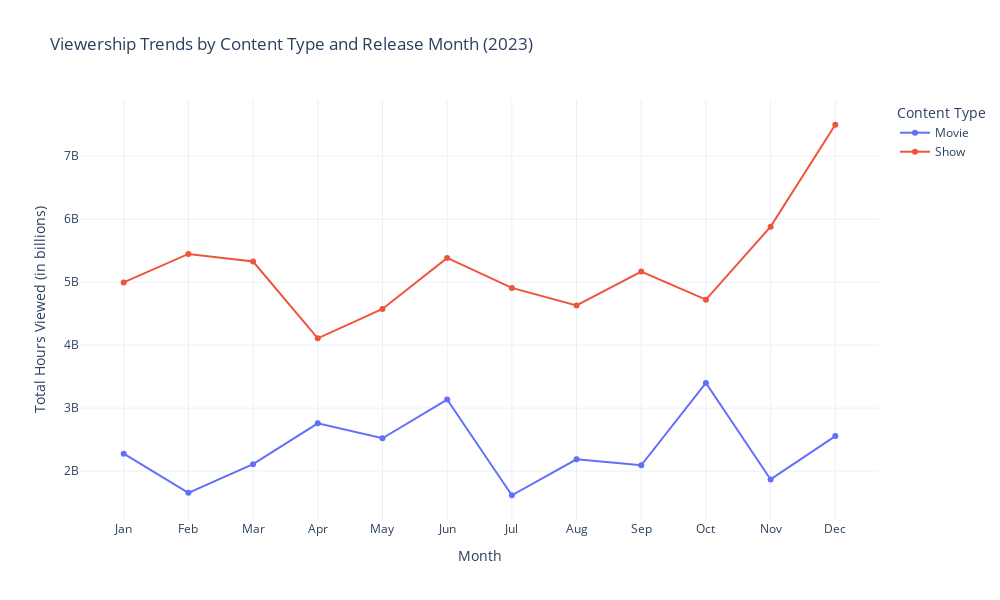

The notebook cell saved with this chart:
### Markdown cell above
## Visualizing trend between Movie And Show

### Code cell
monthly_viewership_by_type = df.pivot_table(index='Release Month',columns='Content Type',values='Hours Viewed',aggfunc='sum')

fig = go.Figure()

for content_type in monthly_viewership_by_type.columns:
    fig.add_trace(
        go.Scatter(
            x=monthly_viewership_by_type.index,
            y=monthly_viewership_by_type[content_type],
            mode='lines+markers',
            name=content_type
        )
    )

fig.update_layout(
    title='Viewership Trends by Content Type and Release Month (2023)',
    xaxis_title='Month',
    yaxis_title='Total Hours Viewed (in billions)',
    xaxis=dict(
        tickmode='array',
        tickvals=list(range(1, 13)),
        ticktext=['Jan', 'Feb', 'Mar', 'Apr', 'May', 'Jun', 'Jul', 'Aug', 'Sep', 'Oct', 'Nov', 'Dec']
    ),
    height=600,
    width=1000,
    legend_title='Content Type'
)

fig.show()

### Figure 1 — Plotly figure (JSON) as saved in the notebook; plotly's stock layout.template omitted (floating-point values rounded to 4 significant figures)
{"data": [{"mode": "lines+markers", "name": "Movie", "type": "scatter", "x": [1, 2, 3, 4, 5, 6, 7, 8, 9, 10, 11, 12], "y": [2275900000, 1654400000, 2109400000, 2757600000, 2520500000, 3135800000, 1615700000, 2186400000, 2092300000, 3400400000, 1866900000, 2554900000]}, {"mode": "lines+markers", "name": "Show", "type": "scatter", "x": [1, 2, 3, 4, 5, 6, 7, 8, 9, 10, 11, 12], "y": [4995700000, 5449300000, 5327700000, 4108100000, 4574100000, 5386200000, 4909100000, 4631400000, 5169900000, 4722800000, 5882600000, 7500900000]}], "layout": {"height": 600, "legend": {"title": {"text": "Content Type"}}, "title": {"text": "Viewership Trends by Content Type and Release Month (2023)"}, "width": 1000, "xaxis": {"tickmode": "array", "ticktext": ["Jan", "Feb", "Mar", "Apr", "May", "Jun", "Jul", "Aug", "Sep", "Oct", "Nov", "Dec"], "tickvals": [1, 2, 3, 4, 5, 6, 7, 8, 9, 10, 11, 12], "title": {"text": "Month"}}, "yaxis": {"title": {"text": "Total Hours Viewed (in billions)"}}}}
